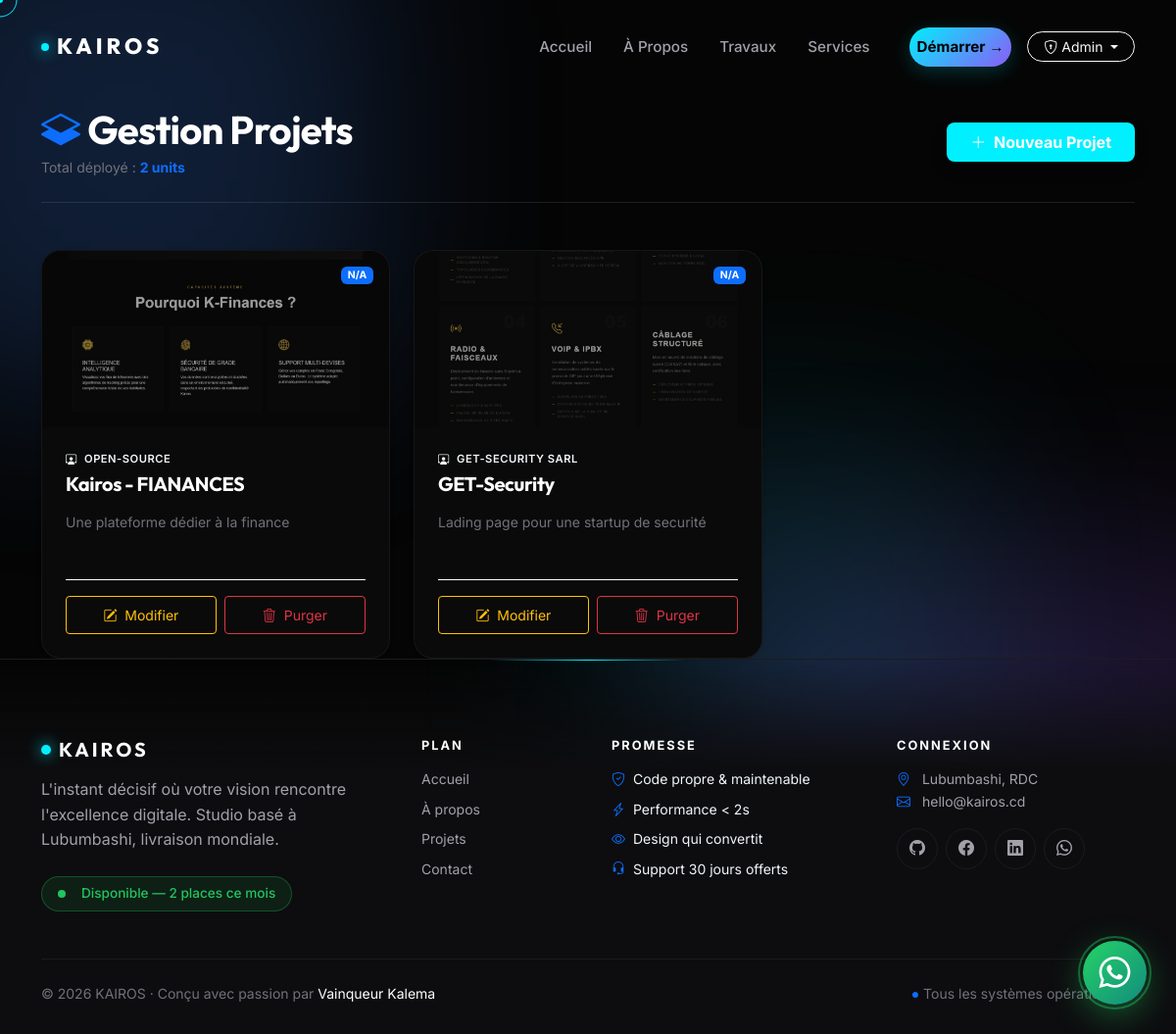
The page /admin/projects (signed in) on the database its author committed.
### app/models.py (models this page shows)
class Project(db.Model):
    id = db.Column(db.Integer, primary_key=True)
    title = db.Column(db.String(100), nullable=False)
    description = db.Column(db.Text)
    image = db.Column(db.String(200))
    client = db.Column(db.String(100))
    source_link = db.Column(db.String(200))
    demo_link = db.Column(db.String(200))
    date = db.Column(db.String(20))
    category = db.Column(db.String(50))

### app/admin/route.py (the view)
@bp.route('/projects')
@login_required
@admin_required
def projects():
    projects = Project.query.all()
    return render_template('admin/projects.html', projects=projects)

### app/admin/route.py (called while the page is built)
def admin_required(f):
    @wraps(f)
    def decorated(*args, **kwargs):
        if not current_user.is_authenticated or not current_user.is_admin:
            flash('Accès réservé aux administrateurs.', 'danger')
            return redirect(url_for('auth.login'))
        return f(*args, **kwargs)
    return decorated

### app/templates/admin/projects.html (shortened to what this page needs)
{% extends 'base.html' %}
{% block content %}
<div class="container mt-2 fade-up">
    <div class="d-flex justify-content-between align-items-center mb-5 border-bottom border-white border-opacity-10 pb-4">
        <div>
            <h1 class="text-white fw-bold m-0"><i class="bi bi-layers-half me-2 text-primary"></i>Gestion Projets</h1>
            <p class="text-muted small mb-0 mt-1">Total déployé : <span class="text-primary fw-bold">{{ projects|length }} units</span></p>
        </div>
        <a href="{{ url_for('admin.new_project') }}" class="btn btn-primary px-4 py-2 fw-bold rounded-3 shadow">
            <i class="bi bi-plus-lg me-1"></i> Nouveau Projet
        </a>
    </div>
    <div class="row g-4">
        {% for project in projects %}
        <div class="col-md-6 col-lg-4">
            <div class="project-card h-100 shadow-sm">
                <div class="project-img-container">
                    {% if project.image %}
                    <img src="{{ url_for('static', filename='uploads/' + project.image) }}" class="project-img">
                    {% else %}
                    <div class="w-100 h-100 bg-secondary bg-opacity-10 d-flex align-items-center justify-content-center">
                        <i class="bi bi-code-square fs-1 opacity-25"></i>
                    </div>
                    {% endif %}
                    <span class="position-absolute top-0 end-0 m-3 badge bg-primary" style="font-size: 0.65rem;">{{ project.year if project.year else 'N/A' }}</span>
                </div>
                <div class="card-body p-4">
                    <div class="client-tag mb-1"><i class="bi bi-person-workspace me-1"></i> {{ project.client if project.client else 'Client inconnu' }}</div>
                    <h5 class="text-white fw-bold mb-3">{{ project.title }}</h5>
                    <p class="text-muted small mb-4" style="line-height: 1.6; height: 3.2em; overflow: hidden; display: -webkit-box; -webkit-line-clamp: 2; -webkit-box-orient: vertical;">
                        {{ project.description }}
                    </p>
                    <div class="d-flex gap-2 pt-3 border-top border-white border-opacity-5">
                        <a href="{{ url_for('admin.edit_project', id=project.id) }}" class="btn btn-sm btn-outline-warning w-100 py-2">
                            <i class="bi bi-pencil-square me-1"></i> Modifier
                        </a>
                        <form action="{{ url_for('admin.delete_project', id=project.id) }}" method="POST" class="w-100">
                            <button type="submit" class="btn btn-sm btn-outline-danger w-100 py-2" onclick="return confirm('Confirmer la suppression ?')">
                                <i class="bi bi-trash3 me-1"></i> Purger
                            </button>
                        </form>
                    </div>
                </div>
            </div>
        </div>
        {% else %}
        <div class="col-12 text-center py-5 opacity-50">
            <i class="bi bi-inbox fs-1 d-block mb-3"></i>
            <p>Aucun projet dans la base de données.</p>
        </div>
        {% endfor %}
    </div>
</div>
{% endblock %}

### app/static/css/style.css (style rules this page uses)
:root { --primary: #0d6efd; --primary-glow: rgba(13, 110, 253, 0.25); --dark-bg: #0f172a; --card-bg: rgba(255, 255, 255, 0.03); --border-color: rgba(255, 255, 255, 0.1); --text-main: #f1f5f9; --text-muted: #94a3b8; --success: #10b981; }
body { font-family: 'Inter', sans-serif; color: var(--text-main); background-color: var(--dark-bg); overflow-x: hidden; line-height: 1.6; }
p, li, label, span, div:not(.vscode-footer) { color: var(--text-main); }
h1, h2, h3, h4, h5, h6, .h1, .h2, .h3, .h4, .h5, .h6 { color: #ffffff !important; font-weight: 700; }
.text-muted { color: var(--text-muted) !important; }
.btn-primary { background: var(--primary); border: none; padding: 12px 30px; border-radius: 8px; font-weight: 600; box-shadow: 0 4px 15px var(--primary-glow); }

### app/templates/base.html (style rules this page uses)
:root { --primary: #00f0ff; --primary-dark: #3b82f6; --accent: #8b5cf6; --gold: #d4af37; --dark-bg: #050505; --surface: #0d0d0f; --surface-2: #141417; --glass: rgba(13, 13, 15, 0.75); --text-muted: #71717a; --text-soft: #a1a1aa; --border-soft: rgba(255, 255, 255, 0.06); --border-hover: rgba(0, 240, 255, 0.3); }
* { -webkit-tap-highlight-color: transparent; }
html { scroll-behavior: smooth; }
body { background-color: var(--dark-bg); color: #ffffff; font-family: 'Inter', sans-serif; overflow-x: hidden; -webkit-font-smoothing: antialiased; cursor: none; }
h1, h2, h3, h4, h5, .navbar-brand, .display-huge { font-family: 'Outfit', sans-serif; letter-spacing: -0.02em; }

### app/templates/admin/projects.html (style rules this page uses)
body { padding-top: 100px; background-color: #050505 !important; color: #f0f0f0; }
.project-card { background: #0a0a0a !important; border: 1px solid rgba(255, 255, 255, 0.05) !important; border-radius: 20px !important; overflow: hidden; transition: all 0.3s ease; }
.project-img-container { position: relative; height: 180px; overflow: hidden; }
.project-img { width: 100%; height: 100%; object-fit: cover; opacity: 0.6; transition: 0.5s; }
.client-tag { font-size: 0.7rem; color: #666; font-weight: 600; text-transform: uppercase; letter-spacing: 0.5px; }

### rows shown on the page
Project: image (picture), year "N/A", client "OPEN-SOURCE", title "Kairos - FIANANCES", description "Une plateforme dédier à la finance"
Project: image (picture), year "N/A", client "GET-SECURITY SARL", title "GET-Security", description "Lading page pour une startup de securité"

### other values the page prints
{{ projects|length }} "2"
